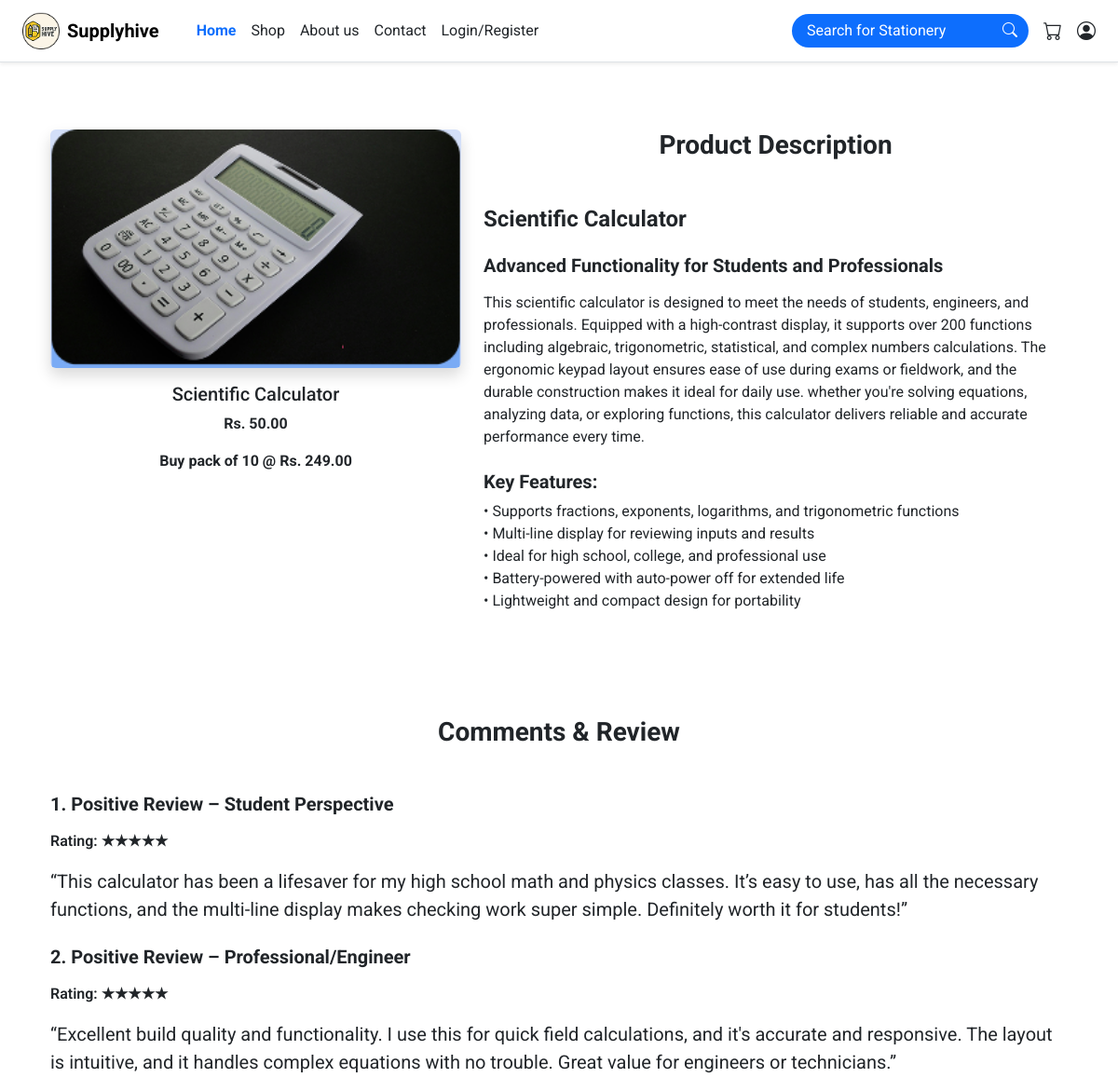
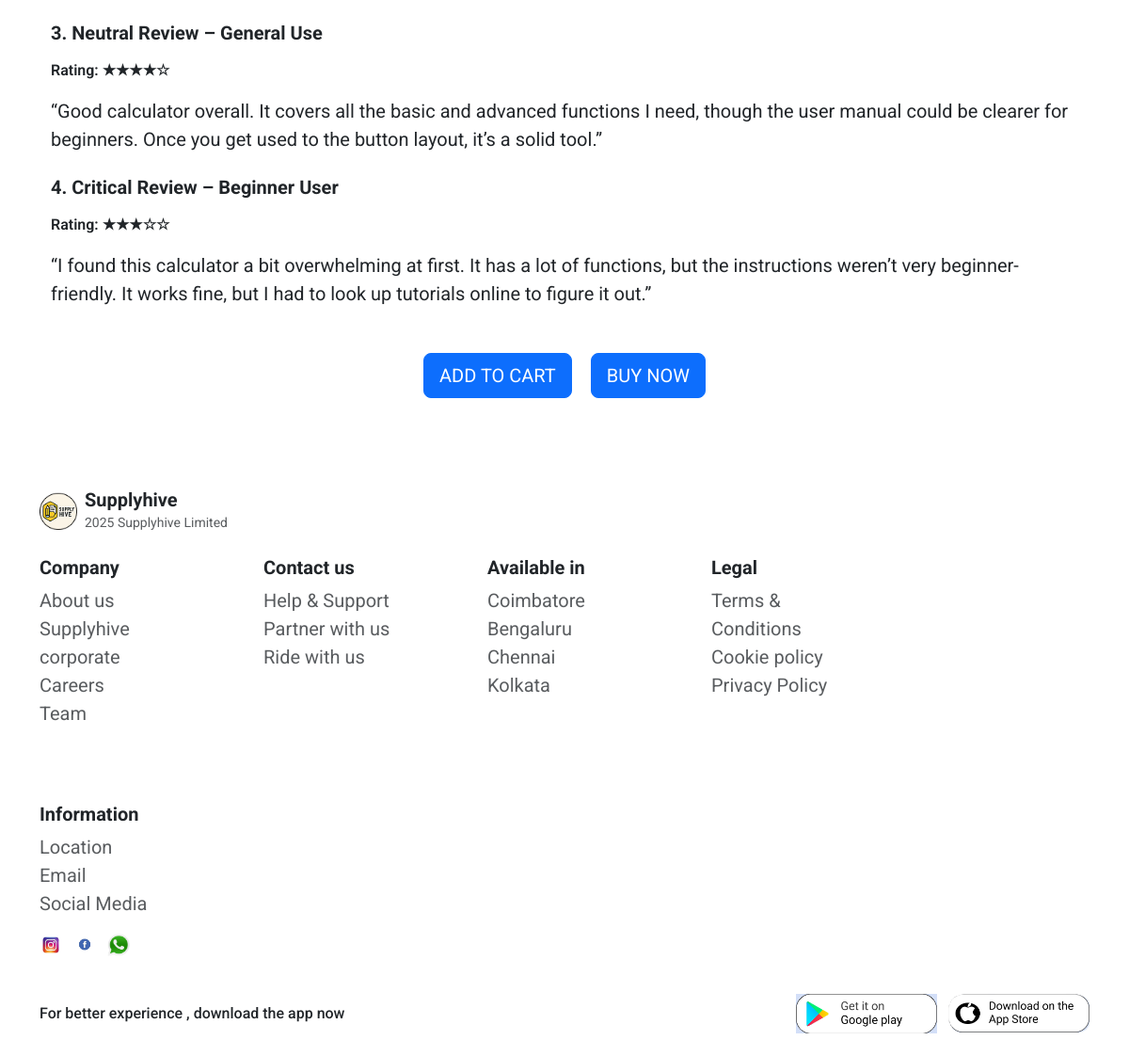
/product/1/, run on the app's committed database (2 pictures, top to bottom).
### shop/models.py (models this page shows, shortened)
class Product(models.Model):
    CATEGORY_CHOICES = [
        ('papers', 'Papers & Notebooks'),
        ('calculators', 'Calculators'),
        ('staplers', 'Staplers'),
        ('pens', 'Pens'),
        ('scissors', 'Scissors'),
    ]
    name = models.CharField(max_length=100)
    image = models.ImageField(upload_to='products/')
    price = models.DecimalField(max_digits=6, decimal_places=2)
    bulk_price = models.DecimalField(max_digits=6, decimal_places=2)
    rating = models.IntegerField(default=5)
    description = models.TextField(default='', help_text='Product description')
    features = models.TextField(default='', help_text='Add features, one per line')
    category = models.CharField(max_length=50, choices=CATEGORY_CHOICES,blank=False,null=False)
    def feature_list(self):
        return self.features.split('\n')

### shop/views.py (the view)
# urls.py: path('product/<int:pk>/', views.product_description, name='product_description'),
def product_description(request, pk):
    product = get_object_or_404(Product, pk=pk)
    return render(request, 'productdescription.html', {
        'product': product,
        'features': product.feature_list(),
    })

### shop/templates/productdescription.html
{% extends 'base.html' %}
{% load static %}
{% block content %}
<div class="container py-5">
    <div class="row align-items-start">
        <div class="col-md-5">
            <img src="{{ product.image.url }}" alt="{{ product.name }}" class="img-fluid rounded shadow w-100">
            <div class="text-center mt-3">
                <h5>{{ product.name }}</h5>
                <p class="fw-bold">Rs. {{ product.price }}</p>
                <p><strong>Buy pack of 10 @ Rs. {{ product.bulk_price }}</strong></p>
            </div>
        </div>
        <div class="col-md-7">
            <h3 class="fw-bold text-center mb-5">Product Description</h3>
            <h4 class="fw-bold mb-4">{{ product.name }}</h4>
            <h5 class="fw-bold mb-3">Advanced Functionality for Students and Professionals</h5>
            <p class="mb-4">
                {{ product.description }}
            </p>
            <h5 class="fw-bold">Key Features:</h5>
            <ul class="list-unstyled">
                {% for feature in product.features.splitlines %}
                <li>• {{ feature }}</li>
                {% endfor %}
            </ul>
        </div>
    </div>
</div>
<div class="container mt-5">
    <h3 class="text-center fw-bold mb-5">Comments & Review</h3>
    <div class="mb-4">
        <h5 class="mb-3"><strong>1. Positive Review – Student Perspective</strong></h5>
        <p class="fw-semibold">Rating:
            <span class="text-dark">★★★★★</span>
        </p>
        <blockquote class="blockquote">
            <p>“This calculator has been a lifesaver for my high school math and physics classes. It’s easy to use, has all the necessary functions, and the multi-line display makes checking work super simple. Definitely worth it for students!”</p>
        </blockquote>
    </div>
    <div class="mb-4">
        <h5 class="mb-3"><strong>2. Positive Review – Professional/Engineer</strong></h5>
        <p class="fw-semibold">Rating:
            <span class="text-dark">★★★★★</span>
        </p>
        <blockquote class="blockquote">
            <p>“Excellent build quality and functionality. I use this for quick field calculations, and it's accurate and responsive. The layout is intuitive, and it handles complex equations with no trouble. Great value for engineers or technicians.”</p>
        </blockquote>
    </div>
    <div class="mb-4">
        <h5 class="mb-3"><strong>3. Neutral Review – General Use</strong></h5>
        <p class="fw-semibold">Rating:
            <span class="text-dark">★★★★☆</span>
        </p>
        <blockquote class="blockquote">
            <p>“Good calculator overall. It covers all the basic and advanced functions I need, though the user manual could be clearer for beginners. Once you get used to the button layout, it’s a solid tool.”</p>
        </blockquote>
    </div>
    <div class="mb-4">
        <h5 class="mb-3"><strong>4. Critical Review – Beginner User</strong></h5>
        <p class="fw-semibold">Rating:
            <span class="text-dark">★★★☆☆</span>
        </p>
        <blockquote class="blockquote">
            <p>“I found this calculator a bit overwhelming at first. It has a lot of functions, but the instructions weren’t very beginner-friendly. It works fine, but I had to look up tutorials online to figure it out.”</p>
        </blockquote>
    </div>
    <div class="text-center mt-5 mb-5">
        <a href="{% url 'add_to_cart' product.id %}" class="btn btn-primary btn-lg mx-2">ADD TO CART</a>
        <a href="{% url 'add_to_cart' product.id %}" class="btn btn-primary btn-lg mx-2">BUY NOW</a>
    </div>
</div>
{% endblock %}

### shop/static/css/style.css (style rules this page uses)
body { font-family: 'Roboto',sans-serif; }

### data on the page
Product: image (picture), name "Scientific Calculator", price "50.00", bulk_price "249.00", description "This scientific calculator is designed to meet the needs of students, engineers, and professionals. Equipped with a high-contrast display, it supports over 200 functions including algebraic, trigonometric, statistical, and complex numbers calculations. The ergonomic keypad layout ensures ease of use during exams or fieldwork, and the durable construction makes it ideal for daily use. whether you're solving equations, analyzing data, or exploring functions, this calculator delivers reliable and accurate performance every time."

### other printed values
{{ feature }} "Supports fractions, exponents, logarithms, and trigonometric functions" "Multi-line display for reviewing inputs and results" "Ideal for high school, college, and professional use" "Battery-powered with auto-power off for extended life" "Lightweight and compact design for portability"
